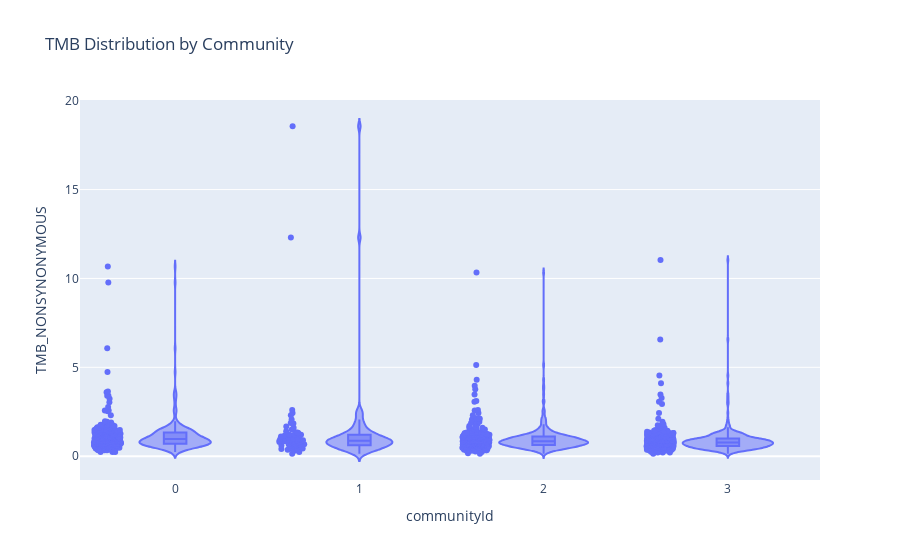

Notebook code cell kept with this figure:
### Code cell
display_community_violin_plot(merged_df, x_col='communityId', y_col='TMB_NONSYNONYMOUS', title='TMB Distribution by Community')

### Figure 1 — Plotly figure (JSON) as saved in the notebook; plotly's stock layout.template omitted (floating-point values rounded to 4 significant figures; data arrays with more than 128 entries replaced by an {"elided": "..."} marker saying what was removed)
{"data": [{"alignmentgroup": "True", "box": {"visible": true}, "customdata": {"elided": "1062x1 str values"}, "hovertemplate": "communityId=%{x}<br>TMB_NONSYNONYMOUS=%{y}<br>patientId=%{customdata[0]}<extra></extra>", "legendgroup": "", "marker": {"color": "#636efa"}, "name": "", "offsetgroup": "", "orientation": "v", "points": "all", "scalegroup": "True", "showlegend": false, "type": "violin", "x": {"elided": "1062 int values"}, "x0": " ", "xaxis": "x", "y": {"elided": "1062 float values"}, "y0": " ", "yaxis": "y"}], "layout": {"legend": {"tracegroupgap": 0}, "title": {"text": "TMB Distribution by Community"}, "violinmode": "group", "xaxis": {"anchor": "y", "domain": [0, 1], "title": {"text": "communityId"}}, "yaxis": {"anchor": "x", "domain": [0, 1], "title": {"text": "TMB_NONSYNONYMOUS"}}}}
